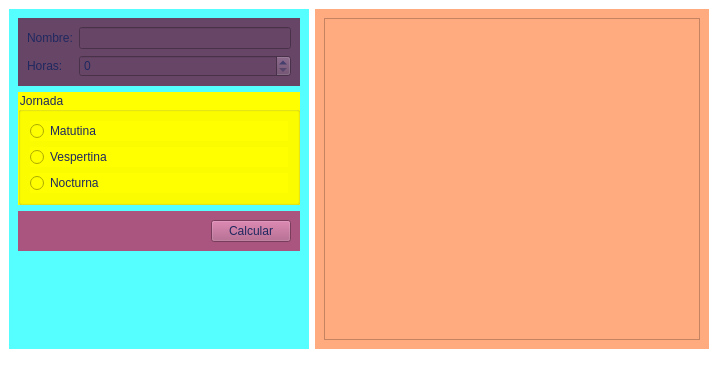
<?xml version="1.0" encoding="UTF-8"?>
<ui version="4.0">
 <class>Salarios</class>
 <widget class="QMainWindow" name="Salarios">
  <property name="geometry">
   <rect>
    <x>0</x>
    <y>0</y>
    <width>718</width>
    <height>380</height>
   </rect>
  </property>
  <property name="minimumSize">
   <size>
    <width>600</width>
    <height>0</height>
   </size>
  </property>
  <property name="windowTitle">
   <string>Salarios</string>
  </property>
  <property name="styleSheet">
   <string notr="true">color: rgb(255, 255, 255);
background-color: rgb(255, 255, 255);</string>
  </property>
  <widget class="QWidget" name="centralwidget">
   <layout class="QHBoxLayout" name="horizontalLayout_3">
    <item>
     <widget class="QWidget" name="widget" native="true">
      <property name="minimumSize">
       <size>
        <width>250</width>
        <height>0</height>
       </size>
      </property>
      <property name="maximumSize">
       <size>
        <width>300</width>
        <height>16777215</height>
       </size>
      </property>
      <property name="styleSheet">
       <string notr="true">color: rgb(31, 40, 95);
background-color: rgb(85, 255, 255);</string>
      </property>
      <layout class="QVBoxLayout" name="verticalLayout_2">
       <item>
        <widget class="QWidget" name="widget_3" native="true">
         <property name="styleSheet">
          <string notr="true">background-color: rgb(103, 69, 103);</string>
         </property>
         <layout class="QFormLayout" name="formLayout">
          <item row="0" column="0">
           <widget class="QLabel" name="label">
            <property name="text">
             <string>Nombre:</string>
            </property>
           </widget>
          </item>
          <item row="0" column="1">
           <widget class="QLineEdit" name="lineEdit"/>
          </item>
          <item row="1" column="0">
           <widget class="QLabel" name="label_2">
            <property name="text">
             <string>Horas:</string>
            </property>
           </widget>
          </item>
          <item row="1" column="1">
           <widget class="QSpinBox" name="spinBox"/>
          </item>
         </layout>
        </widget>
       </item>
       <item>
        <widget class="QGroupBox" name="groupBox">
         <property name="styleSheet">
          <string notr="true">background-color: rgb(255, 255, 0);</string>
         </property>
         <property name="title">
          <string>Jornada</string>
         </property>
         <layout class="QVBoxLayout" name="verticalLayout">
          <item>
           <widget class="QRadioButton" name="radioButton">
            <property name="text">
             <string>Matutina</string>
            </property>
           </widget>
          </item>
          <item>
           <widget class="QRadioButton" name="radioButton_2">
            <property name="text">
             <string>Vespertina</string>
            </property>
           </widget>
          </item>
          <item>
           <widget class="QRadioButton" name="radioButton_3">
            <property name="text">
             <string>Nocturna</string>
            </property>
           </widget>
          </item>
         </layout>
        </widget>
       </item>
       <item>
        <widget class="QWidget" name="widget_4" native="true">
         <property name="styleSheet">
          <string notr="true">background-color: rgb(170, 85, 127);</string>
         </property>
         <layout class="QHBoxLayout" name="horizontalLayout">
          <item>
           <spacer name="horizontalSpacer">
            <property name="orientation">
             <enum>Qt::Horizontal</enum>
            </property>
            <property name="sizeHint" stdset="0">
             <size>
              <width>175</width>
              <height>20</height>
             </size>
            </property>
           </spacer>
          </item>
          <item>
           <widget class="QPushButton" name="pushButton">
            <property name="text">
             <string>Calcular</string>
            </property>
           </widget>
          </item>
         </layout>
        </widget>
       </item>
       <item>
        <spacer name="verticalSpacer">
         <property name="orientation">
          <enum>Qt::Vertical</enum>
         </property>
         <property name="sizeHint" stdset="0">
          <size>
           <width>20</width>
           <height>45</height>
          </size>
         </property>
        </spacer>
       </item>
      </layout>
     </widget>
    </item>
    <item>
     <widget class="QWidget" name="widget_2" native="true">
      <property name="styleSheet">
       <string notr="true">color: rgb(31, 40, 95);
background-color: rgb(255, 170, 127);</string>
      </property>
      <layout class="QHBoxLayout" name="horizontalLayout_2">
       <item>
        <widget class="QPlainTextEdit" name="plainTextEdit"/>
       </item>
      </layout>
     </widget>
    </item>
   </layout>
  </widget>
  <widget class="QMenuBar" name="menubar">
   <property name="geometry">
    <rect>
     <x>0</x>
     <y>0</y>
     <width>718</width>
     <height>21</height>
    </rect>
   </property>
  </widget>
  <widget class="QStatusBar" name="statusbar"/>
 </widget>
 <resources/>
 <connections/>
</ui>
